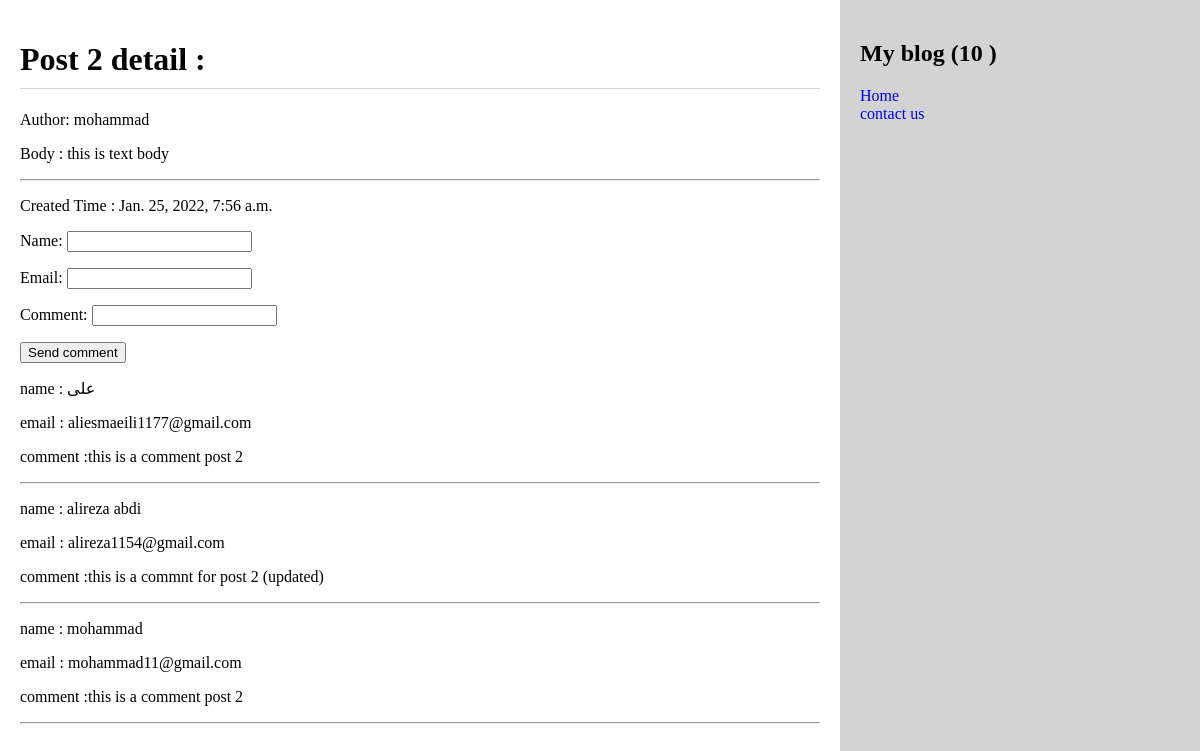
/2022/01/25/post-two/, run on the app's committed database.
### blog/models.py (models this page shows, shortened)
class Post(models.Model):
    STATUS_CHOICES = (
        ('draft','Draft'),
        ('published','Published'),
    )
    title = models.CharField(max_length=250,unique=True)
    slug = models.SlugField(max_length=250,unique=True)
    author = models.ForeignKey(User,on_delete=models.CASCADE)
    body  = models.TextField()
    created_date = models.DateTimeField(auto_now_add=True)
    status = models.CharField(max_length=10,choices=STATUS_CHOICES,default='draft')
    tags = TaggableManager()
    def active_comment (self):
        return self.comment_set.filter(active = True)

class Comment(models.Model):
    post = models.ForeignKey(Post,on_delete=models.CASCADE)
    name = models.CharField(max_length=100)
    email = models.EmailField()
    comment = models.CharField(max_length=500)
    active = models.BooleanField(default=False)
    created_date = models.DateTimeField(auto_now_add=True)

### blog/views.py (the view)
# urls.py: path('<int:year>/<int:month>/<int:day>/<str:slug>/',views.post_detail,name = 'post_detail'),
def post_detail(request,year,month,day,slug):
    post = get_object_or_404(Post,created_date__year=year,
                            created_date__month=month,
                            created_date__day =day,
                            slug = slug,
                            status = 'published')
    comment_form =  CommentForm()
    new_comment = None
    if request.method == 'POST':
        comment_form = CommentForm(data = request.POST)
        if comment_form.is_valid():
            new_comment = comment_form.save(commit=False)
            new_comment.post = post
            new_comment.save()
    context = {
        'post':post,
        'comment_form':comment_form ,
        'new_comment':new_comment,
    }
    return render(request,'post_detail.html',context)

### blog/forms.py
class CommentForm(forms.ModelForm):
    class Meta :
        model = Comment
        fields = ('name','email','comment')

### blog/templatetags/my_tags.py (called while the page is built)
@register.simple_tag
def total_count():
    return Post.objects.filter(status ="published").count()

### blog/templates/post_detail.html (shortened to what this page needs)
{% extends 'base.html' %}
{% block content %}
<h1>{{post.title}} detail : </h1>
<p>Author: {{post.author}}</p>
<p> Body : {{post.body}}</p>
<hr>
<p>Created Time : {{post.created_date}}</p>
{% endblock %}
{% block comment %}
    {% if new_comment %}
        <p style="color: brown;">نظر شما در انتظار تایید است</p>
    {% else  %}
        <form action="" method="post">
            {{comment_form.as_p}}
            <input type="submit" value="Send comment">
        </form>
    {%  endif %}
    {% for comment in post.active_comment %}
        <p>name : {{comment.name}}</p>
        <p>email : {{comment.email}}</p>
        <p>comment :{{comment.comment}}</p>
        <hr>
    {% endfor %}
{% endblock comment %}

### blog/templates/base.html (shortened to what this page needs)
<!DOCTYPE html>
{% load static %}
{% load my_tags %}
<html lang="en">
<head>
    <link  href="{% static 'Css/styles.css' %}" rel="stylesheet">
</head>
<body>
    <div id ='container'>
        {% block content %}
        {% endblock content %}
        {% block comment %}
        {% endblock comment %}
    </div>
    <div id ='sidebar'>
        <h2>My blog ({% total_count %} )</h2>
        <a href="{% url 'post_list'  %}">Home</a>
        <br />
        <a href="{% url 'contact_us' %}">contact us</a>
    </div>
</body>
</html>

### blog/static/Css/styles.css (style rules this page uses)
* { box-sizing:border-box; }
a { text-decoration: none; }
body, html { height: 100%; margin: 0; }
h1 { border-bottom: 1px solid lightgrey; padding-bottom: 10px; }
#container, #sidebar { display: inline-block; float: left; padding: 20px; height: 100%; }
#container { width: 70%; }
#sidebar { width: 30%; background-color: lightgrey; }

### data on the page
Post: title "Post 2", author "mohammad", body "this is text body", created_date "Jan. 25, 2022, 7:56 a.m."
Comment: name "علی", email "aliesmaeili1177@gmail.com", comment "this is a comment post 2"
Comment: name "alireza abdi", email "alireza1154@gmail.com", comment "this is a commnt for post 2 (updated)"
Comment: name "mohammad", email "mohammad11@gmail.com", comment "this is a comment post 2"
